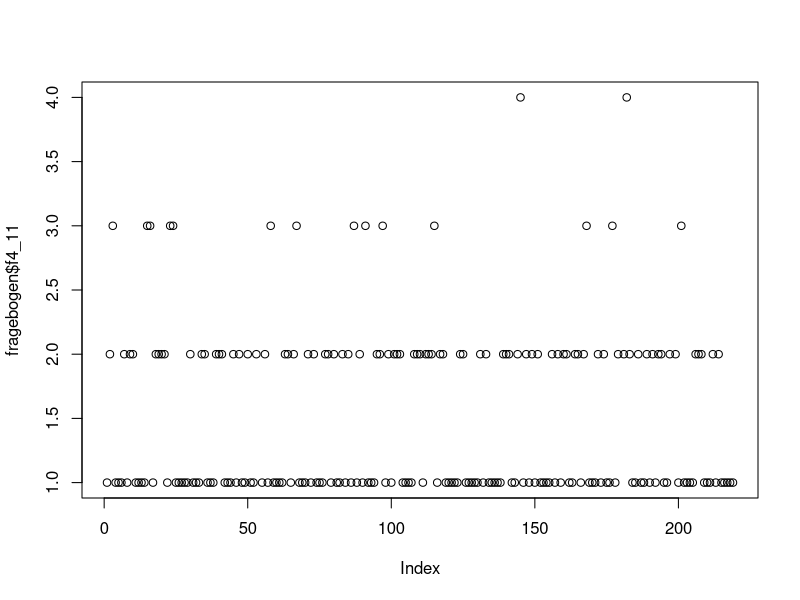

This figure's R source: (Note: this script raises an error after producing the figure.)
## ---- chunk 1
install.packages('tidyverse')
library(tidyverse)

install.packages('dplyr')
library(dplyr)

install.packages('data.table')
library(data.table)

## ---- chunk 2
fragebogen = read.csv('fallstudie.csv')

sum(is.na(fragebogen))

str(fragebogen)

head(fragebogen)
## ---- chunk 3

contains_any_na = sapply(fragebogen, function(x) any(is.na(x)))
column_names_na = names(fragebogen)[contains_any_na]

## df das anzeigt wie viel Prozent NA pro Spalte vorhanden sind
perc_na = sapply(fragebogen, function(x) sum(is.na(x))/count(fragebogen))
perc_na = as.data.frame(perc_na)
perc_na
## ---- chunk 4

#drop von den Text Daten

fragebogendt<-as.data.table(fragebogen)
fragebogenneu<-fragebogendt[,grep("txt",colnames(fragebogendt))]
fragebogenneu
numericfragebogen<-fragebogen[-fragebogenneu]


num1 = numericfragebogen[-129]
num2<-num1[-1:-2]
num3<-num2[-127]
num4<-num3[-122]
num5<-num4[-100]

# drop von denen dessen Normierung nicht 1-7 ist
num6 <- num5
num6$f1 <- NULL
num6 <- select(num5, -(f20:f26))
num6 <- select(num6, -(f11_2:f13_3))
num6$f2 <- NULL
num6 <- select(num6, -(f8:f11_1))

# NEUER NAME: df mit ausschließlich ordinalen Skalierung mit der gleichen Normierung von 1-7
sc_1_7_fragebogen = num6


## ---- chunk 5

install.packages('VIM')
library(VIM)

install.packages('class')
library(class)

# skalierung von 1-7 in einem df sc_1_7_fragebogen als knn_fragebogen gespeichert um fehlende Werte durch KNN zu ermitteln (Imputation)
knn_fragebogen = kNN(sc_1_7_fragebogen)

# zusätzlichen Spalten, die durch den algo knn erstellt wurden, droppen 
knn_fragebogen = select(knn_fragebogen, -(f3_1_imp:f19_10_imp))
knn_fragebogen = select(knn_fragebogen, -(f1_imp))

# double check ob auch wirklich alle NA's imputiert wurden
sum(is.na(knn_fragebogen))

# test ob Imputation statistisch erfolgreich

# Zum visuellen Vergleich wie gut KNN Algo funkt hat
plot(fragebogen$f4_11)
#aufpassen da var erst im nächsten code chunk definiert wird
plot(essen_wohlbefinden)



## ---- chunk 6
essen_wohlbefinden = knn_fragebogen$f4_11

# Ergebnis: Daten sind NICHT normalverteilt ?! 
shapiro.test(essen_wohlbefinden) 
hist(essen_wohlbefinden)

#Plot



# Modalwert von den 14 verschiedenen Einflüssen Angeboten vergleichen 


# df aus den Werte machen und plotten 
